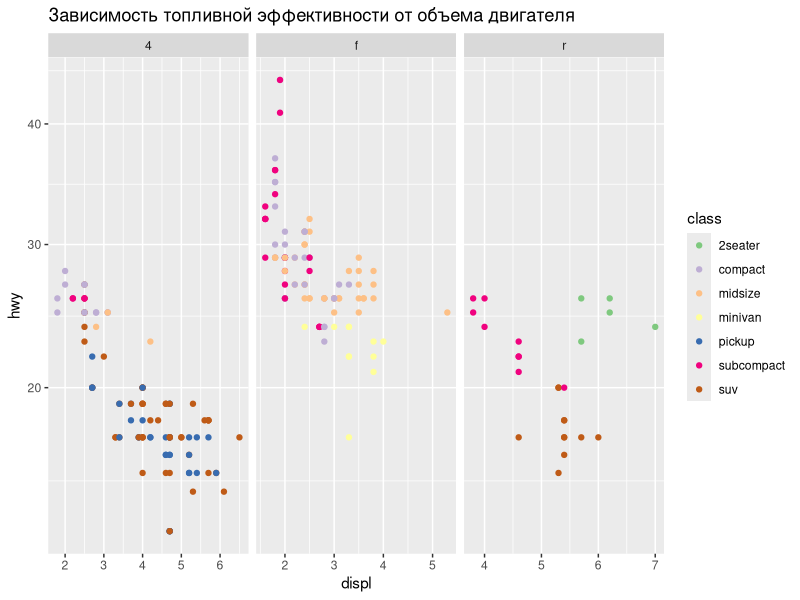
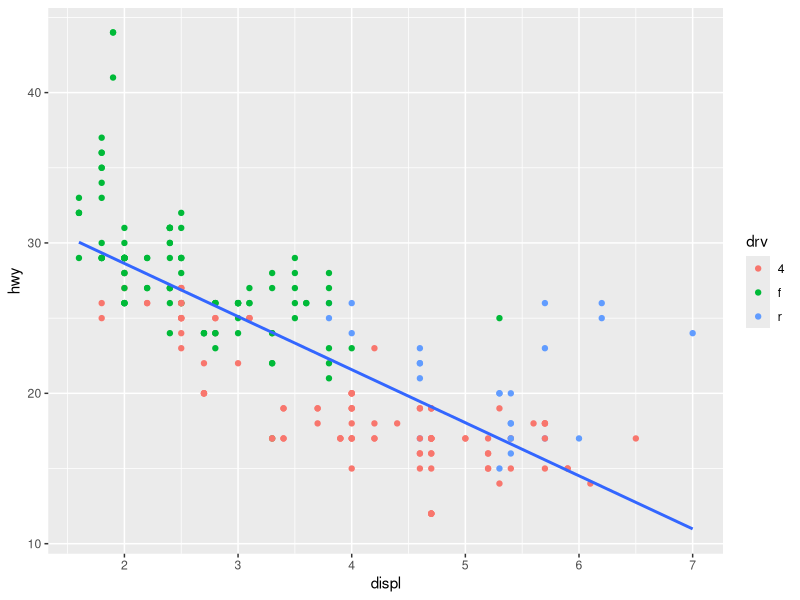
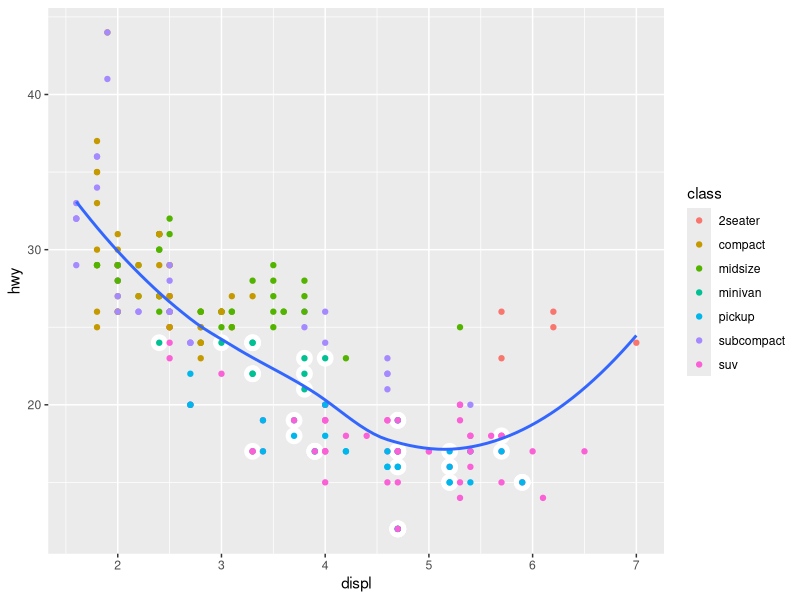
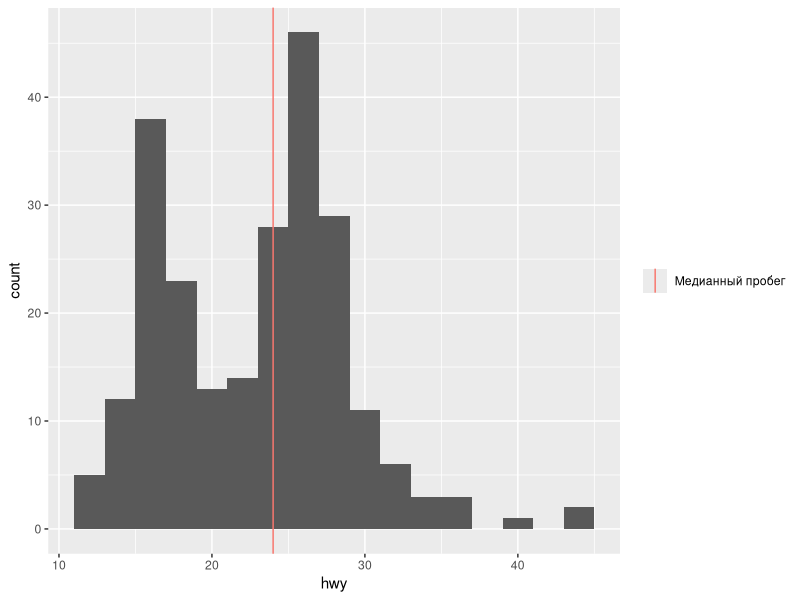
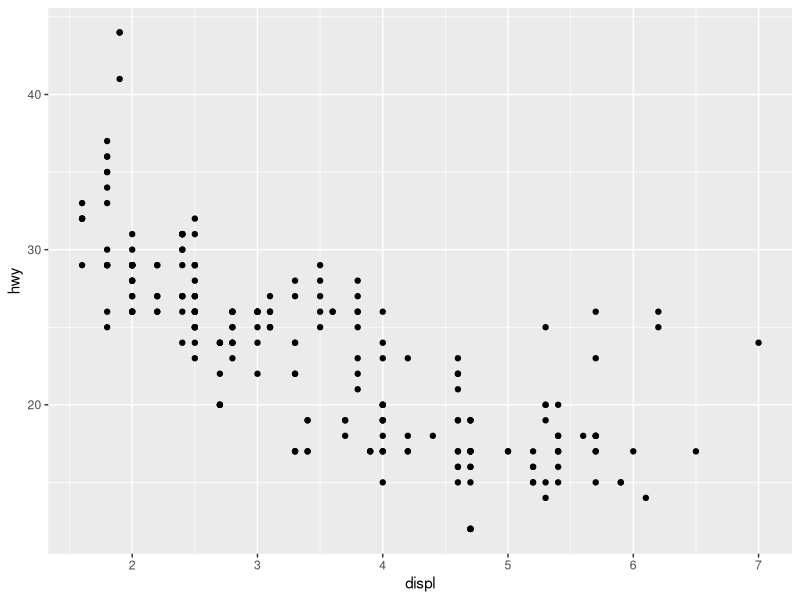
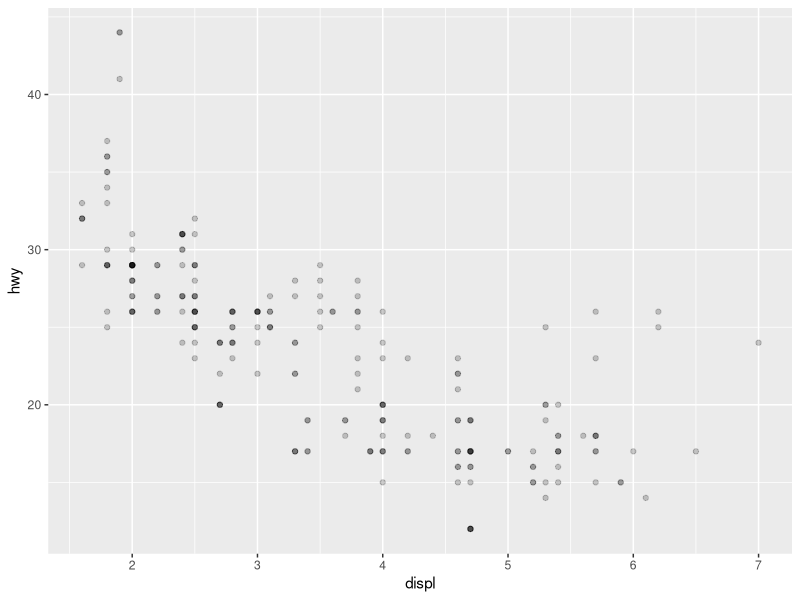
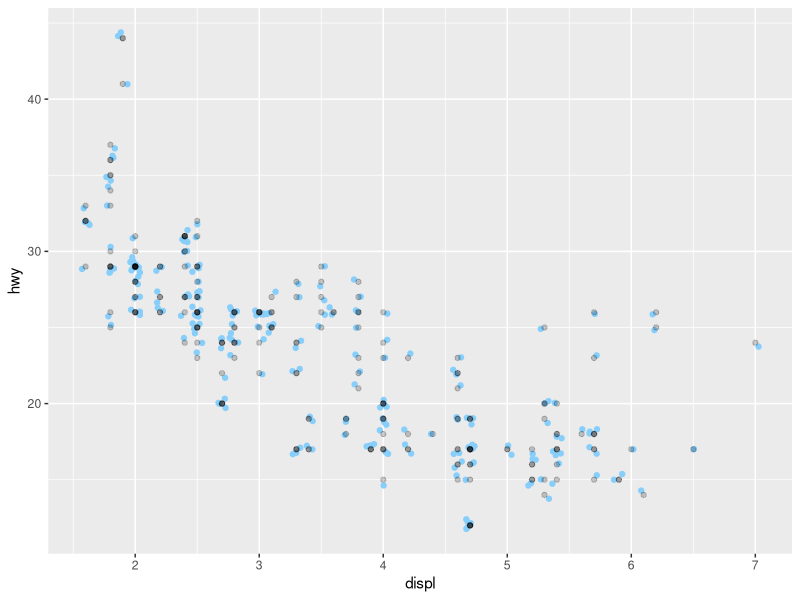
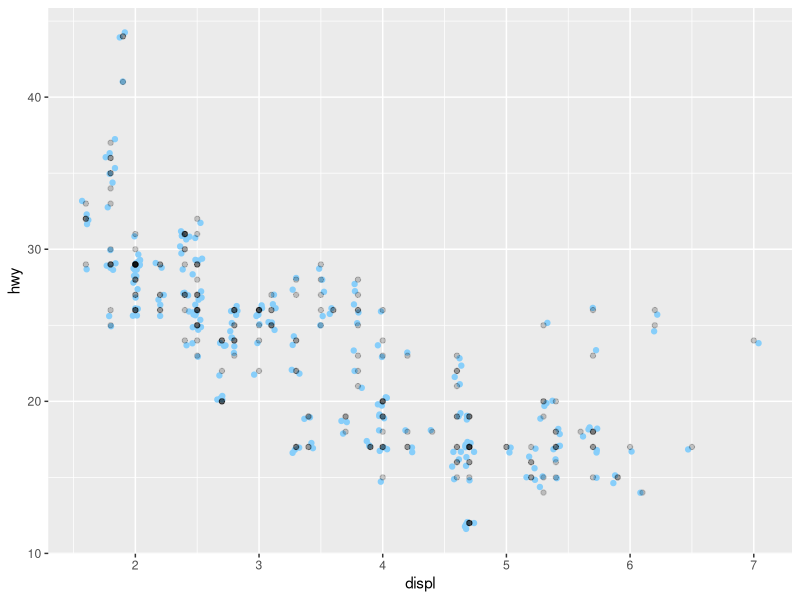

The R source for these figures, in order: (Note: this script raises an error after producing the figures.)
## ---- chunk 1
library(tidyverse)
library(forcats) # работа с факторами
library(scales) # процентный формат для осей на графике
## ---- chunk 2
data(mpg)
head(mpg)

ggplot(data = mpg) + 
  geom_point(mapping = aes(x = displ, y = hwy, color = class)) +
  scale_color_brewer(palette = 'Accent') + 
  scale_y_sqrt() +
  facet_wrap(~drv, scales = 'free_x') +
  labs(title = 'Зависимость топливной эффективности от объема двигателя')

## ---- chunk 3

ggplot(data = mpg, 
       mapping = aes(x = displ, y = hwy)) + # общие для всех слоев связи
  geom_point(mapping = aes(color = drv)) + # x и y уже заданы, добавляем цвет
  geom_smooth(method = 'lm', se = FALSE) # x и y уже заданы

## ---- chunk 4
data(diamonds)
head(diamonds)
## ---- chunk 5
# Раскомментируйте и допишите код:

#ggplot(data = diamonds, ...) +
#  geom_point(...) +
#  geom_smooth(...)

## ---- chunk 6
data(diamonds)
head(diamonds)
## ---- chunk 7
# Uncomment and complete the following code

#ggplot(data = diamonds, ...) +
#  geom_point(...) +
#  geom_smooth(...)

## ---- chunk 8
ggplot(data = mpg, 
       mapping = aes(x = displ, y = hwy)) + 
  
  geom_point(data = 
               filter(mpg, manufacturer == 'dodge'), 
             color = 'white', size = 5) +
  
  geom_point(mapping = aes(color = class)) +
  
  geom_smooth(se = FALSE)
## ---- chunk 9
ggplot(data = mpg) + 
  geom_histogram(mapping = aes(x = hwy), 
                 binwidth = 2)  +
  
  geom_vline(mapping = 
               aes(xintercept = median(hwy),
                   color = 'Медианный пробег'),
             show.legend = TRUE) +
  
  labs(color = NULL)

## ---- chunk 10
# Исходный график с наложением
ggplot(data = mpg) +
  geom_point(mapping = aes(x = displ, y = hwy))

# Прозрачность делает точки видимыми
ggplot(data = mpg) +
  geom_point(mapping = aes(x = displ, y = hwy), 
             alpha = 0.2)

## ---- chunk 11

ggplot(data = mpg,
       mapping = aes(x = displ, y = hwy)) +
  
  geom_point(position = 'jitter',
             color = 'lightskyblue') +

  geom_point(alpha = 0.2)
  
## ---- chunk 12

ggplot(data = mpg,
       mapping = aes(x = displ, y = hwy)) +
  
  geom_jitter(color = 'lightskyblue') +

  geom_point(alpha = 0.2)

## ---- chunk 13

ggplot(data = mpg) +
  geom_bar(mapping = aes(x = class))

## ---- chunk 14

ggplot(data = mpg) +
  geom_bar(mapping = aes(x = class, fill = drv))

## ---- chunk 15

ggplot(data = mpg) +
  geom_bar(mapping = aes(x = drv, fill = class))

## ---- chunk 16

ggplot(data = mpg) +
  geom_bar(mapping = aes(x = class, fill = drv),
           position = 'fill') +
  scale_y_continuous(labels = scales::percent) # процентный формат для оси

## ---- chunk 17
#ggplot(data = diamonds) +
  #geom_bar(...)
## ---- chunk 18
#ggplot(data = diamonds) +
  #geom_bar(...)
## ---- chunk 19
ggplot(data = mpg, mapping = aes(x = drv, y = hwy)) +
  geom_bar(stat = 'summary', fun.y = 'mean')

## ---- chunk 20
ggplot(data = mpg, mapping = aes(x = drv, y = hwy)) +
  stat_summary(fun.y = 'mean', geom = 'bar')
## ---- chunk 21
ggplot(data = mpg, 
       mapping = aes(x = drv, 
                     fill = factor(year), 
                     y = hwy)) +
  stat_summary(fun.y = 'mean', geom = 'bar', 
               position = 'dodge')
## ---- chunk 22
ggplot(data = mpg, 
       mapping = aes(x = drv, 
                     fill = factor(year), 
                     y = hwy)) +
  geom_boxplot()
## ---- chunk 23
days <- c('We', 'Tu', 'Th', 'Mo', 'Su', 'Sa', 'Fri')
sort(days)
## ---- chunk 24
days_factor <- 
  factor(days, 
         levels = c('Mo', 'Tu', 'We', 'Th',
                    'Fri', 'Sa', 'Su'))
sort(days_factor)
## ---- chunk 25
str(days_factor)
## ---- chunk 26

mpg <- mutate(mpg,
              drv_factor = 
                factor(drv, levels = c('f', 'r', '4')))

ggplot(data = mpg) +
  geom_bar(mapping = aes(x = "", fill = drv_factor),
           position = 'fill') +
  scale_y_continuous(labels = scales::percent)

ggplot(data = mpg) +
  stat_summary(mapping = aes(x = drv_factor, y = hwy),
               fun.y = 'mean', geom = 'bar')

## ---- chunk 27
ggplot(data = mpg, 
       mapping = aes(x = fct_infreq(manufacturer))) +
  geom_bar() +
  coord_flip()
## ---- chunk 28
ggplot(data = mpg, 
       mapping = 
         aes(x = fct_rev(fct_infreq(manufacturer)))) +
  geom_bar() +
  coord_flip()
## ---- chunk 29
ggplot(data = mpg, 
       mapping = 
         aes(x = fct_reorder(class, hwy, 
                             fun = mean, 
                             .desc = TRUE), 
             y = hwy)) +
  
  stat_summary(fun.y = 'mean', geom = 'bar')
  
## ---- chunk 30

# Напишите здесь свой код


## ---- chunk 31

# Write your code here


## ---- chunk 32

# Готовим таблицу данных для рейтинга с помощью dplyr:
class_mpg <- mpg %>% 
  group_by(class) %>%
  summarise(avg_hwy = mean(hwy)) %>% 
  arrange(desc(avg_hwy))

# Таблица данных для рейтинга
class_mpg

# Визуализируем таблицу
ggplot(data = class_mpg, 
       mapping = 
         aes(x = fct_inorder(class), # уровни фактора - в порядке появления в таблице 
             y = avg_hwy)) +
  
  geom_bar(stat = "identity") 

